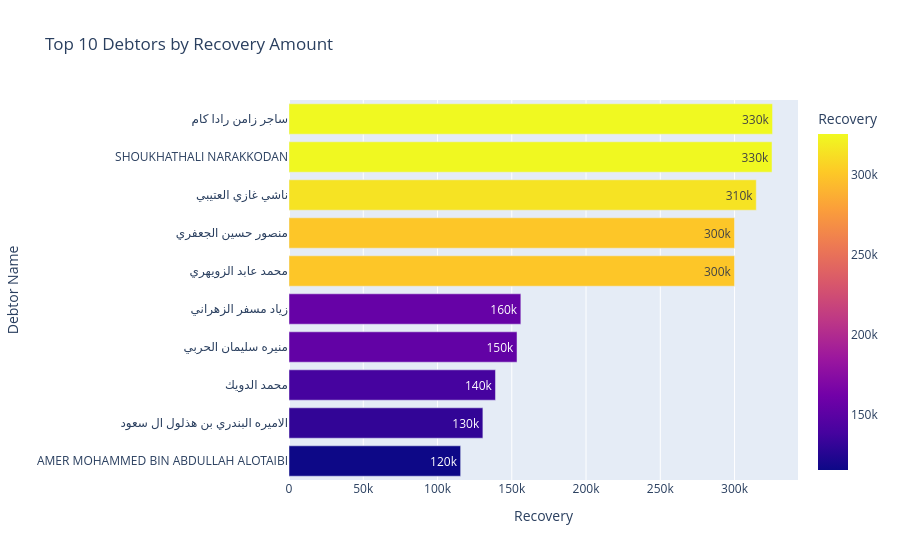

The notebook cell this image was saved under:
### Markdown cell above
### Q1) Which debtors owe the most?

### Code cell
fig = px.bar(
    debtor_summary.sort_values("Recovery").tail(10),
    x="Recovery",
    y="Debtor Name",
    orientation="h",
    color="Recovery",
    text_auto=".2s",
    title="Top 10 Debtors by Recovery Amount"
)

fig.show()

### Figure 1 — Plotly figure (JSON) as saved in the notebook; plotly's stock layout.template omitted (floating-point values rounded to 4 significant figures)
{"data": [{"alignmentgroup": "True", "hovertemplate": "Recovery=%{marker.color}<br>Debtor Name=%{y}<extra></extra>", "legendgroup": "", "marker": {"color": [115567, 130550, 139031, 153500.0, 156100.0, 300000, 300000, 314630, 325230, 325588], "coloraxis": "coloraxis", "pattern": {"shape": ""}}, "name": "", "offsetgroup": "", "orientation": "h", "showlegend": false, "textposition": "auto", "texttemplate": "%{x:.2s}", "type": "bar", "x": [115567, 130550, 139031, 153500.0, 156100.0, 300000, 300000, 314630, 325230, 325588], "xaxis": "x", "y": ["AMER MOHAMMED BIN ABDULLAH ALOTAIBI", "الاميره البندري بن هذلول ال سعود", "محمد الدويك", "منيره سليمان الحربي", "زياد مسفر الزهراني", "محمد عابد الزويهري", "منصور حسين الجعفري", "ناشي غازي العتيبي", "SHOUKHATHALI NARAKKODAN", "ساجر زامن رادا كام"], "yaxis": "y"}], "layout": {"barmode": "relative", "coloraxis": {"colorbar": {"title": {"text": "Recovery"}}, "colorscale": [[0, "#0d0887"], [0.1111, "#46039f"], [0.2222, "#7201a8"], [0.3333, "#9c179e"], [0.4444, "#bd3786"], [0.5556, "#d8576b"], [0.6667, "#ed7953"], [0.7778, "#fb9f3a"], [0.8889, "#fdca26"], [1, "#f0f921"]]}, "legend": {"tracegroupgap": 0}, "title": {"text": "Top 10 Debtors by Recovery Amount"}, "xaxis": {"anchor": "y", "domain": [0, 1], "title": {"text": "Recovery"}}, "yaxis": {"anchor": "x", "domain": [0, 1], "title": {"text": "Debtor Name"}}}}
